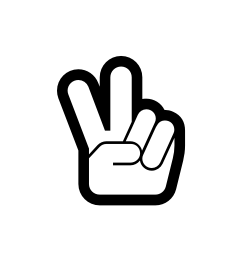
#> input picture Traitement image/TP_SNAKE/im7.png, 241 x 262 px
$ jupyter execute --allow-errors tp_snake.ipynb   (older library calls are emulated)
#> lines starting #> are read from the running program, lines starting #| are printed output that depends on the picture; after the words box and inside, x2 and y2 are one past the last pixel; in counts of white or black regions, pixels touching at a corner belong together
[cell 1]
import numpy as np
from matplotlib import pyplot as plt
from scipy import sparse as sp
import cv2

1. Lecture de l’image à segmenter (en niveaux de gris) et normalisation des niveaux de gris entre 0 et 1.

[cell 2]
goutte=cv2.imread("im7.png",cv2.IMREAD_GRAYSCALE)
#> goutte is the input picture: shape (262, 241); min 0, max 255, mean 230.7
norm_goutte=cv2.normalize(goutte,None, 0, 1.0, cv2.NORM_MINMAX,dtype=cv2.CV_32F)
plt.figure(figsize=(15,15))
plt.imshow(norm_goutte,'gray')

2. Initialisation du snake :

    • On prendra par exemple comme initialisation un cercle centré au centre de l’image, défini sur K points

    • En superposant le snake initial à l’image, assurez-vous qu’il englobe l’objet à segmenter

    • Le snake sera défini à partir de ses coordonnées cartésiennes, stockées dans des variables séparées (par exemple, x et y)

[cell 3]
n = len(norm_goutte)
#> n = 262
p = len(norm_goutte[1])
#> p = 241
K = 100
rayon = 100
pas = 2*np.pi/K
snakeX = []
snakeY = []
for k in range(K):
    teta = k*pas
    snakeX.append(p/2 + rayon * np.cos(teta))
    snakeY.append(n/2 + rayon * np.sin(teta))
#> after the loop, snakeX = 100 values, max 220.5 at index 0, min 20.5 at index 50, mean 120.5; snakeY = 100 values, max 231 at index 25, min 31 at index 75, mean 131
plt.figure(figsize=(10,10))
plt.subplot(211)
plt.plot(snakeX,snakeY)
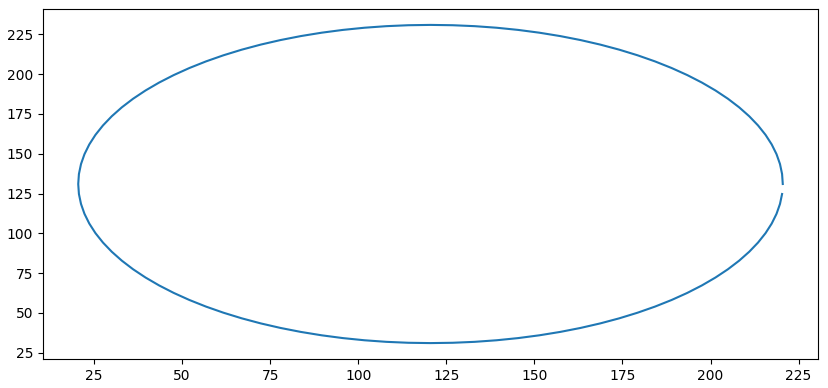
#> figure drawn by matplotlib, 1 panel

Création des contours

[cell 4]
new_goutte = norm_goutte
snake = list()
snakes = np.zeros((K,1,2))
#> snakes = 100 rows, first 8: [0, 0], [0, 0], [0, 0], [0, 0], [0, 0], [0, 0], [0, 0], [0, 0]
snakes[:,0,0] = snakeX
snakes[:,0,1] = snakeY

snake.append(snakes.astype(int))
#> (the rest of this cell did not finish here and is left out)

3. Initialisation de l'algorithme :

    • Choix des paramètres alpha, Beta, gamma et delta_t

    • Calcul de toutes les grandeurs qui n’évolueront pas lors du processus itératif (gradient(s) de l’image, opérateurs différentiels)

    • Définition du critère d’arrêt

[cell 5]
alpha = 0.25
beta = 0.05
gamma = 1.7
delta_t = 0.5
D2 = np.diag(np.ones(K-1),1)-np.diag(np.ones(K)*2)+np.diag(np.ones(K-1),-1)
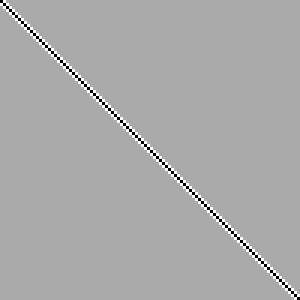
#> D2: shape (100, 100) float64 (shown 3 times larger); min -2, max 1, mean -0.0002; drawn with min black and max white
D2[0,K-1] = 1
#> D2: shape (100, 100) float64; 0.01% of pixels changed, all inside (x1, y1, x2, y2) = (99, 0, 100, 1)
D2[K-1,0] = 1
#> D2: shape (100, 100) float64; min -2, max 1, mean 0
D4 =  np.diag(np.ones(K-2),2)-np.diag(np.ones(K-1)*4,1)+np.diag(np.ones(K)*6)-np.diag(np.ones(K-1)*4,-1)+np.diag(np.ones(K-2),-2)
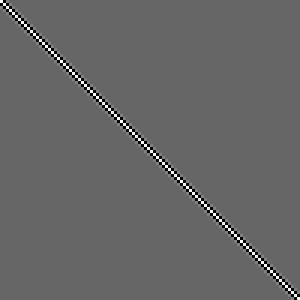
#> D4: shape (100, 100) float64 (shown 3 times larger); min -4, max 6, mean 0.0004; drawn with min black and max white
D4 = D4 + np.diag(np.ones(2),K-2) + np.diag(np.ones(2),2-K)
D4[0,K-1] = -4
#> D4: shape (100, 100) float64; min -4, max 6, mean 0.0004
D4[K-1,0] = -4
#> D4: shape (100, 100) float64; min -4, max 6, mean 0

D1 = -np.diag(np.ones(K-1),-1)+np.diag(np.ones(K))
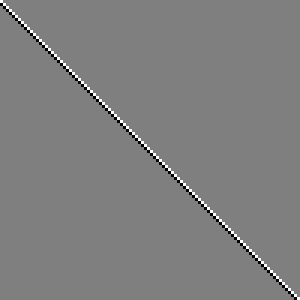
#> D1: shape (100, 100) float64 (shown 3 times larger); min -1, max 1, mean 0.0001; drawn with min black and max white
D1[0,K-1] = -1
grad1 = np.gradient(norm_goutte)
#> grad1 = 2 items
grad = np.square(grad1)

# [9 lines of commented-out code are left out]
D = alpha*D2-beta*D4
#Calcul de A
A = np.linalg.inv((np.identity(K)-delta_t*D))
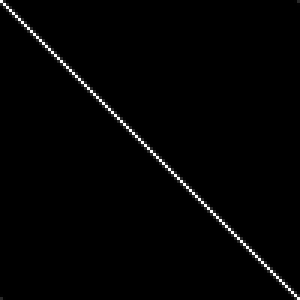
#> A: shape (100, 100) float64 (shown 3 times larger); min -0.00129, max 0.753, mean 0.01; drawn with min black and max white
grad_grad = np.gradient(grad[0]+grad[1])
#> grad_grad = 2 items
gradx = grad_grad[1]
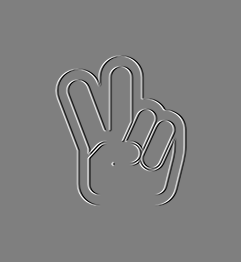
#> gradx: shape (262, 241) float32; min -0.25, max 0.25, mean 5.55e-12; drawn with min black and max white
grady = grad_grad[0]
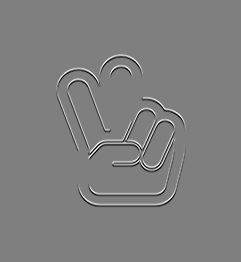
#> grady: shape (262, 241) float32; min -0.25, max 0.25, mean -3.78e-11; drawn with min black and max white

# [5 lines of commented-out code are left out]

compteur = 0

#Calcul de lenergie


xn = np.asarray(snakeX)
#> xn has the same summary as snakeX
yn = np.asarray(snakeY)
#> yn has the same summary as snakeY

Plt_energie = []
Plt_energiex = []
Plt_energiey = []
eps = 0.01
sauv = 0
E_glob = 2
while compteur<5000 and E_glob-sauv>eps:
    sauv = E_glob
    norm_c_prim_x = np.dot(np.transpose(np.dot(D1,xn)),np.dot(D1,xn))
    norm_c_prim_y = np.dot(np.transpose(np.dot(D1,yn)),np.dot(D1,yn))
    norm_c_sec_x = np.dot(np.transpose(np.dot(D2,xn)),np.dot(D2,xn))
    norm_c_sec_y = np.dot(np.transpose(np.dot(D2,yn)),np.dot(D2,yn))
    norm_grad_x = np.dot(np.transpose(grad1[0][yn.astype(int),xn.astype(int)]),grad1[0][yn.astype(int),xn.astype(int)])
    norm_grad_y = np.dot(np.transpose(grad1[1][yn.astype(int),xn.astype(int)]),grad1[1][yn.astype(int),xn.astype(int)])

    E_glob_x = alpha/2*norm_c_prim_x+beta/2*norm_c_sec_x-gamma*norm_grad_x
    E_glob_y = alpha/2*norm_c_prim_y+beta/2*norm_c_sec_y-gamma*norm_grad_y

    E_glob = E_glob_x+E_glob_y

    Plt_energie.append(E_glob)
    Plt_energiex.append(E_glob_x)
    Plt_energiey.append(E_glob_y)

    xn1 = xn
    xn = np.dot(A,(xn+delta_t*gamma*gradx[yn.astype(int),xn.astype(int)]))
    yn = np.dot(A,(yn+delta_t*gamma*grady[yn.astype(int),xn1.astype(int)]))

    compteur = compteur + 1
#> this loop made 2 passes
#> (norm_c_prim_x, norm_c_prim_y, norm_c_sec_x, norm_c_sec_y, norm_grad_x, norm_grad_y, E_glob_x, E_glob_y) on pass 1: (1973.3, 1973.3, 7.79, 7.79, 0, 0, 246.9, 246.9)
#> (sauv, norm_c_prim_x, norm_c_prim_y, norm_c_sec_x, norm_c_sec_y, norm_grad_x, norm_grad_y, E_glob_x) on pass 2: (493.7, 1971.3, 1971.3, 7.78, 7.78, 0, 0, 246.6)
#> after the loop, Plt_energie = [493.7, 493.2]; Plt_energiex = [246.9, 246.6]; Plt_energiey = [246.9, 246.6]; compteur = 2; xn = 100 values, max 220.4 at index 0, min 20.6 at index 50, mean 120.5; yn = 100 values, max 230.9 at index 25, min 31.1 at index 75, mean 131

plt.figure(figsize=(10,10))
plt.subplot(131)
plt.plot(Plt_energiex)
plt.title('Energie de X')
plt.subplot(132)
plt.plot(Plt_energiey)
plt.title('Energie de Y')
plt.subplot(133)
plt.plot(Plt_energie)
plt.title('Energie Total')

# Création d'une liste vide qui contiendra les contours à afficher
c = list()
# Création d'un numpy array rempli de zéros à la dimension souhaitée
cc = np.zeros((K, 1, 2))
#> cc has the same summary as snakes
# Insertion dans cc les coordonnées X et Y du snake respectivement comme premiers et deuxièmes éléments de la troisième dimension
cc[:,0,0] = xn # !!X doit être de dimension (K,)!!
cc[:,0,1] = yn # !!Y doit être de dimension (K,)!!
# Ajout le snake courant à la liste c
c.append(cc.astype(int))

#> (the rest of this cell did not finish here and is left out)

$ run again, with Traitement image/TP_SNAKE/im1.png copied over Traitement image/TP_SNAKE/im7.png
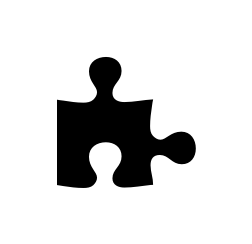
#> input picture Traitement image/TP_SNAKE/im1.png, 252 x 244 px
#> goutte is the input picture: shape (244, 252); min 0, max 255, mean 217.2
#> n = 244
#> p = 252
#> after the loop `for k in range(K):`: snakeX = 100 values, max 226 at index 0, min 26 at index 50, mean 126; snakeY = 100 values, max 222 at index 25, min 22 at index 75, mean 122
#> `[cell 3] n = len(norm_goutte) p = len(norm_goutte[1]) K = 100 rayon = ..`:
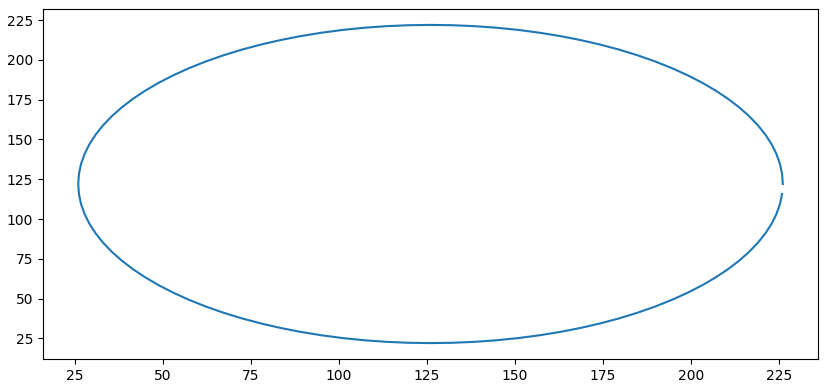
#> figure drawn by matplotlib, 1 panel
#> snakes = 100 rows, first 8: [0, 0], [0, 0], [0, 0], [0, 0], [0, 0], [0, 0], [0, 0], [0, 0]
#> grad1 = 2 items
#> `grady = grad_grad[0]`:
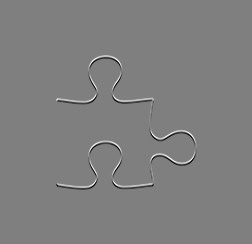
#> grady: shape (244, 252) float32; min -0.25, max 0.25, mean 1.55e-11; drawn with min black and max white
#> `xn = np.asarray(snakeX)`: xn has the same summary as snakeX
#> `yn = np.asarray(snakeY)`: yn has the same summary as snakeY
#> the loop `while compteur<5000 and E_glob-sauv>eps:` made 2 passes
#> (norm_c_prim_x, norm_c_prim_y, norm_c_sec_x, norm_c_sec_y, norm_grad_x, norm_grad_y, E_glob_x, E_glob_y) on pass 1: (1973.3, 1973.3, 7.79, 7.79, 0, 0, 246.9, 246.9)
#> after the loop `while compteur<5000 and E_glob-sauv>eps:`: Plt_energie = [493.7, 493.2]; Plt_energiex = [246.9, 246.6]; compteur = 2; xn = 100 values, max 225.9 at index 0, min 26.1 at index 50, mean 126; yn = 100 values, max 221.9 at index 25, min 22.1 at index 75, mean 122
#> cc has the same summary as snakes

$ run again, with Traitement image/TP_SNAKE/im12.png copied over Traitement image/TP_SNAKE/im7.png
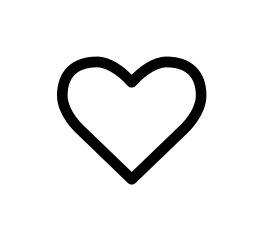
#> input picture Traitement image/TP_SNAKE/im12.png, 262 x 240 px
#> goutte is the input picture: shape (240, 262); min 0, max 255, mean 237.1
#> n = 240
#> p = 262
#> after the loop `for k in range(K):`: snakeX = 100 values, max 231 at index 0, min 31 at index 50, mean 131; snakeY = 100 values, max 220 at index 25, min 20 at index 75, mean 120
#> snakes = 100 rows, first 8: [0, 0], [0, 0], [0, 0], [0, 0], [0, 0], [0, 0], [0, 0], [0, 0]
#> grad1 = 2 items
#> `grady = grad_grad[0]`:
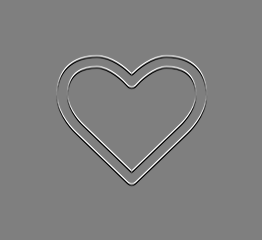
#> grady: shape (240, 262) float32; min -0.25, max 0.25, mean 7.58e-12; drawn with min black and max white
#> `xn = np.asarray(snakeX)`: xn has the same summary as snakeX
#> `yn = np.asarray(snakeY)`: yn has the same summary as snakeY
#> the loop `while compteur<5000 and E_glob-sauv>eps:` made 2 passes
#> (norm_c_prim_x, norm_c_prim_y, norm_c_sec_x, norm_c_sec_y, norm_grad_x, norm_grad_y, E_glob_x, E_glob_y) on pass 1: (1973.3, 1973.3, 7.79, 7.79, 0, 0, 246.9, 246.9)
#> after the loop `while compteur<5000 and E_glob-sauv>eps:`: Plt_energie = [493.7, 493.2]; Plt_energiex = [246.9, 246.6]; compteur = 2; xn = 100 values, max 230.9 at index 0, min 31.1 at index 50, mean 131; yn = 100 values, max 219.9 at index 25, min 20.1 at index 75, mean 120
#> cc has the same summary as snakes
